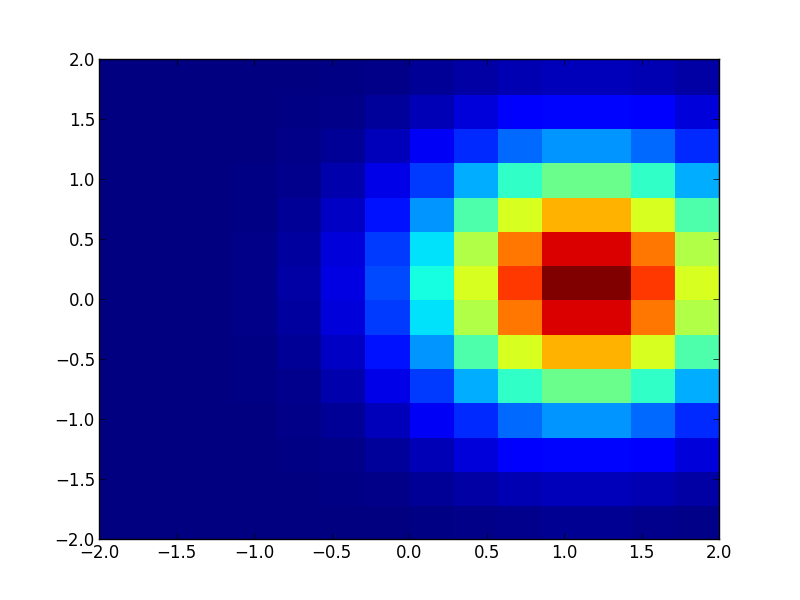

Recreate this plot in Python.
#!/usr/bin/env python
# _*_ coding: utf-8 _*_

"""document of the module"""


import os
import sys
import matplotlib.pyplot as plt
import numpy as np


# Sample data
side = np.linspace(-2, 2, 15)
X,Y = np.meshgrid(side, side)
Z = np.exp(-((X-1)**2+Y**2))

# Plot the density map using nearest-neighbor interpolation
plt.pcolormesh(X, Y, Z)
plt.savefig("pcolormesh.png")
plt.show()
